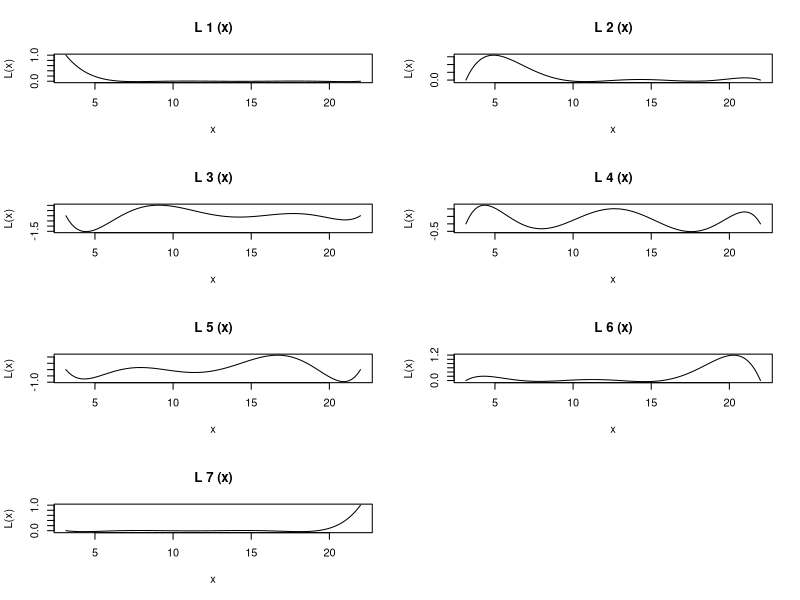

Write the R code that produced this figure.
library(dplyr)
library(polynom)

setwd("C:\\Users\\yenhu\\OneDrive\\Algonquin College\\Spring 2024\\CST8233 - Numerical Computing\\Assignment 1")

# Task 1
# Part 1
CerealsDF <- read.csv("assignment1.csv", header = TRUE, sep = ";")

str(CerealsDF)

# Display the first 10 rows
head(CerealsDF, 10)

# Part 2
# Delete the second row of data frame
CerealsDFNew <- CerealsDF[-1, ]

# Print the number of row and column
print(dim(CerealsDFNew))

# Convert the carbo and sugars columns to numeric, handling non-numeric values by coercing them to NA
CerealsDFNew$carbo <- as.numeric(CerealsDFNew$carbo)
CerealsDFNew$sugars <- as.numeric(CerealsDFNew$sugars)

# Add a new column named “totalcarbo” that shows the total of both carbo and sugars columns and remove N/A value
CerealsDFNew$totalcarbo <- rowSums(CerealsDFNew[, c("carbo", "sugars")], na.rm = TRUE)

# Part 3
# Find how many cereals are hot
hotC <- subset(CerealsDFNew, type == "H")
hotC

# Find how many unique manufacturers are mentioned in the data frame
uniqueM <- unique(CerealsDFNew$mfr)
uniqueM

# Extract all cereals that are manufactured by Kellogg’s (“K”)
cereals_K <- subset(CerealsDFNew, mfr == "K")
cereals_K

# Part 4
# Extract all cereals that have less than or equal 90 calories AND have more than 2 units of fat
subsetFC <- subset(CerealsDFNew, calories <= 90)
subsetFC <- subset(CerealsDFNew, fat > 2)
subsetFC

# Save this subset as a CSV file on your desk. Use write.csv() function
write.csv(subsetFC, "subsetFC.csv", row.names = FALSE)

# Task 2
# Assign data
x <- c(pi, 6.678, 3*pi, 12.961, 5*pi, 19.244, 7*pi)
y <- c(0, -1.921, 0, 3.584, 0, -6.718, 0)

# P(x)=∑ f(xi)*Li(x)
MyIntCal <- function(x, y, x_given) {
  n <- length(x)
  L <- rep(1, n)
  for (i in 1:n) {
    for (j in 1:n) {
      if (i != j) {
        L[i] <- L[i] * (x_given - x[j]) / (x[i] - x[j])
      }
    }
  }
  interPolation <- sum(y * L)
  return(interPolation)
}

# What is degree of the interpolating function?
degree <- length(x) - 1

# Plot each Lagrange polynomial and the final interpolating function
pdf("MyIntFig.pdf", width = 8, height = 8)
par(mfrow = c(4, 2))  # 4x2 layout

for (k in 1:length(x)) {
  Lk <- function(x_given) {
    L <- 1
    for (j in 1:length(x)) {
      if (j != k) {
        L <- L * (x_given - x[j]) / (x[k] - x[j])
      }
    }
    return(L)
  }

  x_seq <- seq(min(x), max(x), length.out = 100)
  Lk_vals <- sapply(x_seq, Lk)

  # "main" use for display the number of table like L 1 (x), etc.
  # "type" for specify the shape of line
  plot(x_seq, Lk_vals, type = "l", main = paste("L", k, "(x)"), xlab = "x", ylab = "L(x)")
}

# Close pdf file
dev.off()

# Use poly.calc to find the interpolating function
pf_x <- poly.calc(x, y)
pf_x
